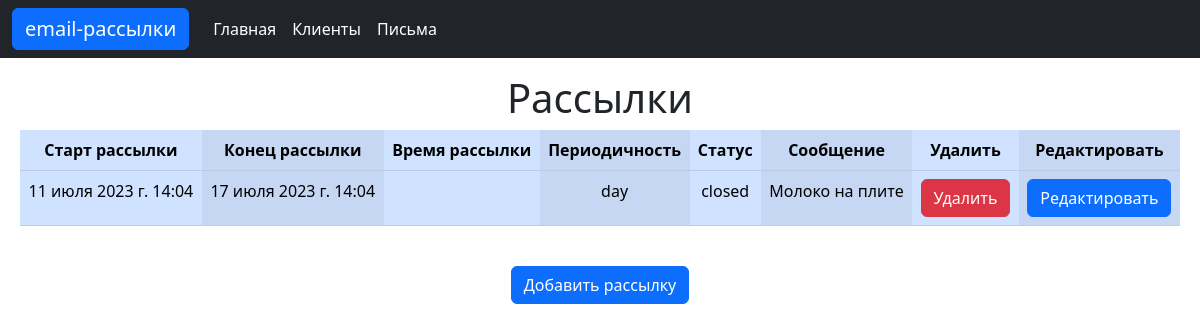
The page / on the database its author committed.
### mailing/models.py (models this page shows, shortened)
class Mailing(models.Model):
    PERIODICITY_CHOICE = (
        ("day", "день"),
        ("week", "неделя"),
        ("month", "месяц"),
    )
    STATUS_CHOICE = (
        ("created", "Создана"),
        ("closed", "Завершена"),
        ("started", "Запущена"),
    )
    start_time = models.DateTimeField(verbose_name='Старт рассылки')
    end_time = models.DateTimeField(verbose_name='Завершение рассылки')
    periodicity = models.CharField(max_length=5, choices=PERIODICITY_CHOICE, default='day', verbose_name='Периодичность')
    status = models.CharField(max_length=7, choices=STATUS_CHOICE, default='created', verbose_name='Статус')
    message = models.ForeignKey(Message, verbose_name='Сообщение', on_delete=models.CASCADE)
    clients = models.ManyToManyField(Client, verbose_name='Клиенты')
    def get_status(self):
        now = timezone.now()
        if self.start_time < now < self.end_time:
            self.status = "started"
        elif now > self.end_time:
            self.status = "closed"
        return self.status
    class Meta:
        verbose_name = 'Рассылка'
        verbose_name_plural = 'Рассылки'

class Message(models.Model):
    title = models.CharField(max_length=250, verbose_name='Тема')
    text = models.TextField(verbose_name='Сообщение')
    def __str__(self):
        return f'{self.title}'
    class Meta:
        verbose_name = 'Письмо'
        verbose_name_plural = 'Письма'

### mailing/views.py (the view)
# urls.py: path('', MailingListView.as_view(), name="index"),
class MailingListView(ListView):
    model = Mailing

### mailing/templates/mailing/mailing_list.html (shortened to what this page needs)
{% extends 'mailing/base.html' %}
{% block main %}
    <div class="row mt-2">
        <div class="col m-2">
            <h1>Рассылки</h1>
            <table class="table table-primary table-striped-columns">
                <thead>
                    <tr>
                        <th>Старт рассылки</th>
                        <th>Конец рассылки</th>
                        <th>Время рассылки</th>
                        <th>Периодичность</th>
                        <th>Статус</th>
                        <th>Сообщение</th>
                        <th>Удалить</th>
                        <th>Редактировать</th>
                    </tr>
                </thead>
                <tbody>
                    {% for object in object_list %}
                    <tr>
                        <td>{{ object.start_time }}</td>
                        <td>{{ object.end_time }}</td>
                        <td>{{ object.time }}</td>
                        <td>{{ object.periodicity }}</td>
                        <td>{{ object.get_status }}</td>
                        <td>{{ object.message }}</td>
                        <td><a class="btn btn-danger" href="{% url 'mailing:delete_mailing' object.pk %}">Удалить</a></td>
                        <td><a class="btn btn-primary" href="{% url 'mailing:edit_mailing' object.pk %}">Редактировать</a></td>
                    </tr>
                    {% endfor %}
                </tbody>
            </table>
        </div>
    </div>
    <div class="row mt-2">
        <div class="col m-2">
            <a class="btn btn-primary" href="{% url 'mailing:add_mailing' %}">Добавить рассылку</a>
        </div>
    </div>
{% endblock %}

### rows shown on the page
Mailing: start_time "11 июля 2023 г. 14:04", end_time "17 июля 2023 г. 14:04", periodicity "day", get_status "closed", message "Молоко на плите"
